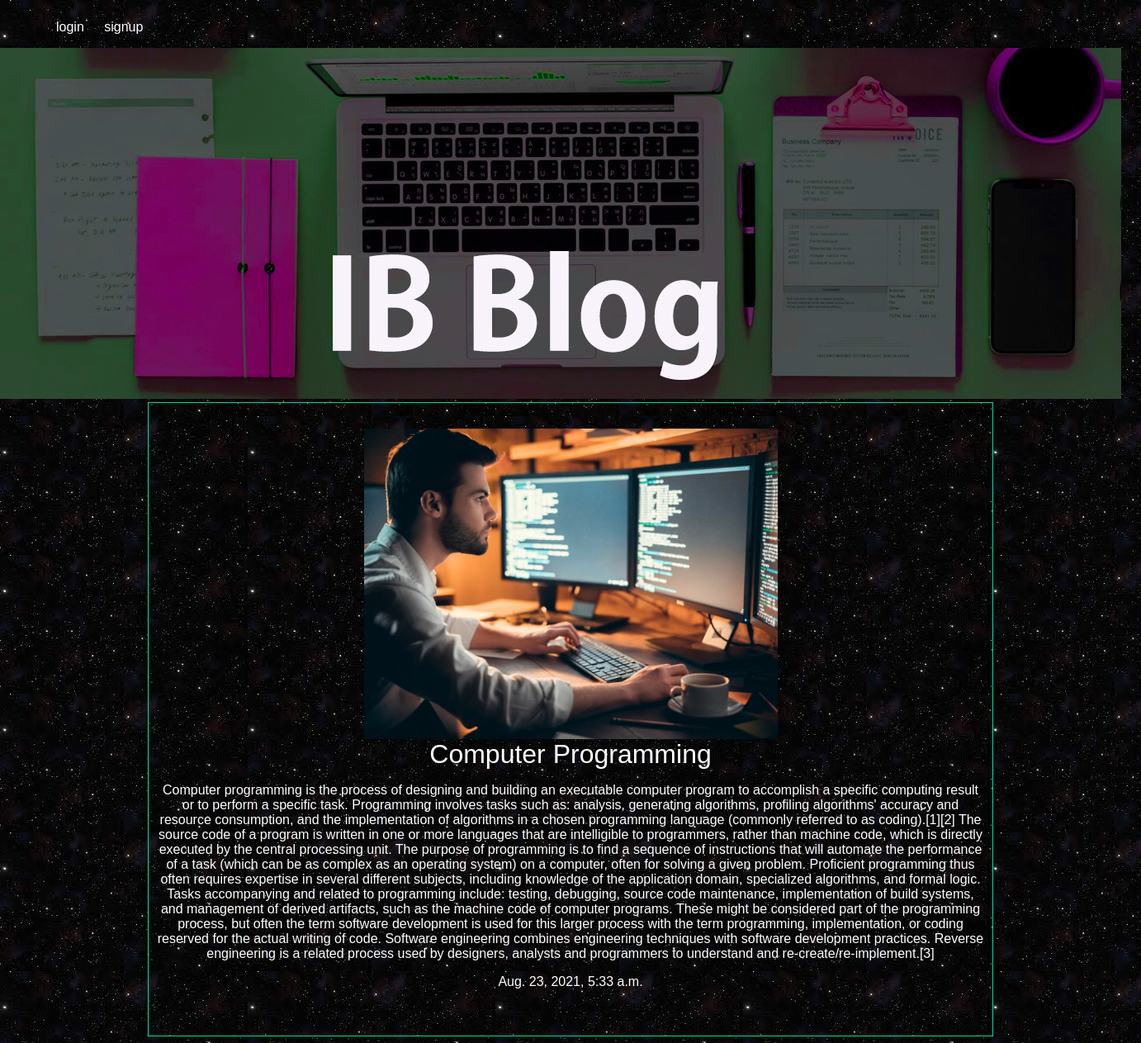
/articles/Computer-Programming, run on the app's committed database.
### articles/models.py (models this page shows, shortened)
class Articles(models.Model):
    title=models.CharField(max_length=100)
    slug=models.SlugField()
    body=models.TextField()
    date=models.DateTimeField(auto_now_add=True)
    image=models.ImageField(default='default.jpg',blank=True)
    author=models.ForeignKey(User,default=None,on_delete=models.CASCADE)

### articles/views.py (the view)
# urls.py: path('<slug>',views.article_detail,name="detail"),
def article_detail(request, slug):
    article=models.Articles.objects.get(slug=slug)
    return render(request,'articles/article_det.html',{'article':article})

### articles/templates/articles/article_det.html
{%extends 'base.html'%}
{%block content%}
<div class="article-detail">
  <div class="article">
    <img src="{{article.image.url}}" alt="">
    <h2>{{article.title}}</h2>
    <p>{{article.body}}</p>
    <p>{{article.date}}</p>
  </div>
</div>
{%endblock%}

### reqfiles/styles.css (style rules this page uses)
body { background-color: #0f121f; background-image: url(st.jpg); background-attachment: fixed; color:#fff; }
body * { font-family:arial; }
h1,h2,h3,h4,h5 { font-weight:normal; margin:0; }
.article { padding:10px; border:1px solid #00dba0; position:relative; padding-bottom:40px; }
.article h2 { font-size:1.2em; }
.article-detail .article { padding-top:3%; }
.article-detail .article img { display: block; margin-left: auto; margin-right: auto; width: 50%; }
.article-detail .article h2 { text-align:center; font-size:2em; }
.article-detail .article p { text-align:center; }

### data on the page
Articles: image (picture), title "Computer Programming", body "Computer programming is the process of designing and building an executable computer program to accomplish a specific computing result or to perform a specific task. Programming involves tasks such as: analysis, generating algorithms, profiling algorithms' accuracy and resource consumption, and the implementation of algorithms in a chosen programming language (commonly referred to as coding).[1][2] The source code of a program is written in one or more languages that are intelligible to programmers, rather than machine code, which is directly executed by the central processing unit. The purpose of programming is to find a sequence of instructions that will automate the performance of a task…", date "Aug. 23, 2021, 5:33 a.m."
